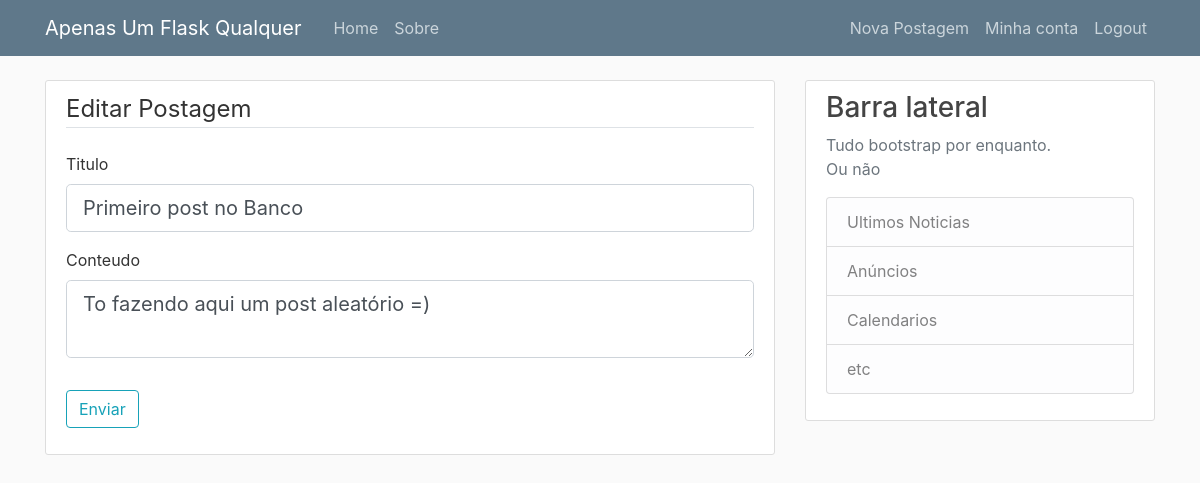
Page /posts/1/editar (signed in) on the earlier database version.
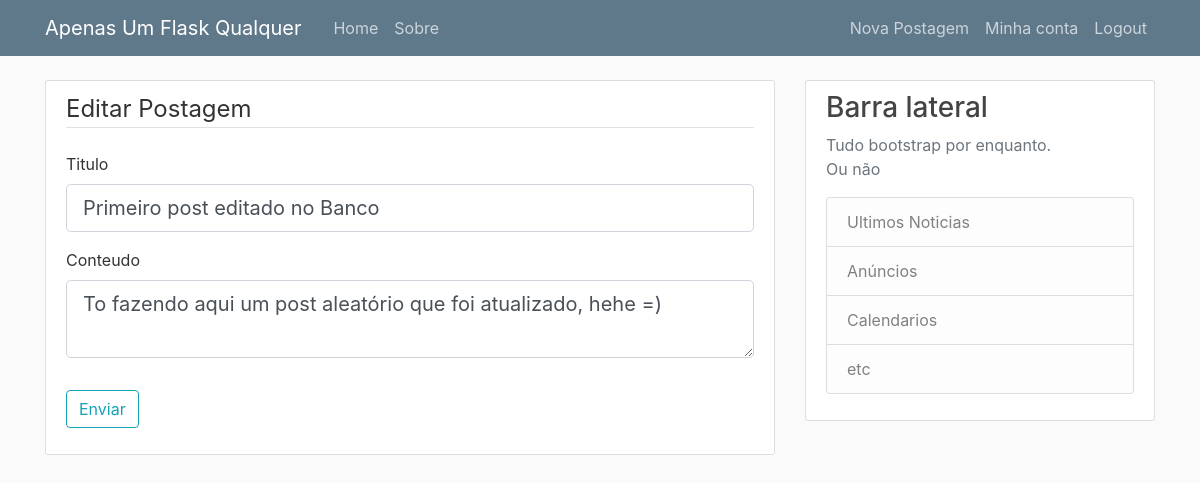
Same page on the later database version.
### flaskproj/models.py (models this page shows, shortened)
class Postagem(db.Model):
	id = db.Column(db.Integer, primary_key=True)
	titulo = db.Column(db.String(100), nullable=False)
	data_postagem = db.Column(db.DateTime, nullable=False, default=datetime.utcnow)
	conteudo = db.Column(db.Text, nullable=False)
	usuario_id = db.Column(db.Integer, db.ForeignKey('usuario.id'), nullable=False)

### flaskproj/posts/routes.py (the view)
@posts.route('/posts/<int:post_id>/editar', methods=['GET', 'POST'])
@login_required
def post_editar(post_id):
	post = Postagem.query.get_or_404(post_id)
	if post.autor != current_user:
		abort(403)
	form = PostForm()
	if form.validate_on_submit():
		post.titulo = form.titulo.data
		post.conteudo = form.conteudo.data
		db.session.commit()
		flash('Sua postagem foi atualizada!', 'success')
		return redirect(url_for('posts.post', post_id=post.id))
	elif request.method == 'GET' :
		form.titulo.data = post.titulo
		form.conteudo.data = post.conteudo
	return render_template('criar_post.html', titulo="Editar Postagem",
		form=form, legend='Editar Postagem')

### flaskproj/posts/forms.py
class PostForm(FlaskForm):
    titulo = StringField('Titulo', validators=[DataRequired()])
    conteudo = TextAreaField('Conteudo', validators=[DataRequired()])
    enviar = SubmitField('Enviar')

### flaskproj/models.py (called while the page is built)
@gerenciador_login.user_loader
def carrega_usuario(usuario_id):
	return Usuario.query.get(int(usuario_id))

### flaskproj/templates/criar_post.html (shortened to what this page needs)
{% extends "layout.html" %}
{% block conteudo %}
<div class="content-section">
    <form method="POST" action="">
        <fieldset class="form-group">
            <legend class="border-bottom mb-4">{{ legend }}</legend>
            <div class="form-group">
                {{ form.titulo.label(class="form-control-label") }}
                {% if form.titulo.errors %}
                    {{ form.titulo(class="form-control form-control-lg is-invalid") }}
                    <div class="invalid-feedback">
                        {% for error in form.titulo.errors %}
                            <span>{{ error }}</span>
                        {% endfor %}
                    </div>
                {% else %}
                    {{ form.titulo(class="form-control form-control-lg") }}
                {% endif %}
            </div>
            <div class="form-group">
                {{ form.conteudo.label(class="form-control-label") }}
                {% if form.conteudo.errors %}
                    {{ form.conteudo(class="form-control form-control-lg is-invalid") }}
                    <div class="invalid-feedback">
                        {% for error in form.conteudo.errors %}
                            <span>{{ error }}</span>
                        {% endfor %}
                    </div>
                {% else %}
                    {{ form.conteudo(class="form-control form-control-lg") }}
                {% endif %}
            </div>
        </fieldset>
        <div class="form-group">
            {{ form.enviar(class="btn btn-outline-info") }}
        </div>
    </form>
</div>
{% endblock conteudo %}

Differences in the rows shown:
changed Postagem: titulo "Primeiro post no Banco" → "Primeiro post editado no Banco"; conteudo "To fazendo aqui um post aleatório =)" → "To fazendo aqui um post aleatório que foi atualizado, hehe =)"
